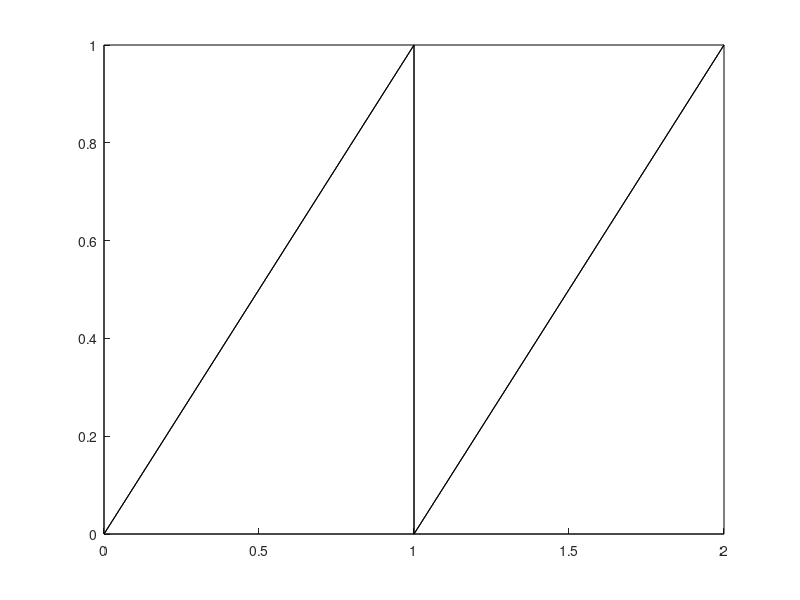

Here is the MATLAB script that generated this plot: (Note: this script raises an error after producing the figure.)
%test_refinement: refine given mesh along a circle with different
%                 mesh refinement strategies
%
%Remark:
%
%    This program is a supplement to the paper 
%    >> Adaptive Mesh Refinement in 2D - An Efficient Implementation in Matlab <<
%    by S. Funken, and A. Schmidt. The reader should 
%    consult that paper for more information.   
%
%Authors:
% 
%    S. Funken, A. Schmidt  21-08-18
clear all
format compact
clf

addpath ../refinement
%% Define initial mesh and circle
c = [0,0;1,0;1,1;0,1;2,0;2,1];
e3 = [3,1,2;1,3,4;2,6,3;6,2,5];
e4 = [1,2,3,4;2,5,6,3];

C = [0.8,0.7]; 
R = 0.5;
h = 1e-2; 

%% *** Do TrefineNVB
coordinates = c; elements3 = e3;
patch('Faces', elements3, 'Vertices', coordinates, 'Facecolor','none')
print -depsc2 'MeshEmptyT'

while 1
  mark3 = markCircle(coordinates,elements3,[],C,R,h);
  mark3 = find(mark3);
  [coordinates,elements3] = TrefineNVB(coordinates,elements3,mark3);
  if isempty(mark3)
    break
  end
end
patch('Faces', elements3, 'Vertices', coordinates, 'Facecolor','none')
print -depsc2 'MeshTrefineNVB'
pause


%% *** Do TrefineRGB
coordinates = c; elements3 = e3; 

while 1
  mark3 = markCircle(coordinates,elements3,[],C,R,h);
  mark3 = find(mark3);
  [coordinates,elements3] = TrefineRGB(coordinates,elements3,mark3);
  if isempty(mark3)
    break
  end
end
patch('Faces', elements3, 'Vertices', coordinates, 'Facecolor','none')
print -depsc2 'MeshTrefineRGB'
pause

%% *** Do TrefineRG
coordinates = c; elements3 = e3; 

while 1
  mark3 = markCircle(coordinates,elements3,[],C,R,h);
  mark3 = find(mark3);
  [coordinates,elements3] = TrefineRG(coordinates,elements3,mark3);
  if isempty(mark3)
    break
  end
end
patch('Faces', elements3, 'Vertices', coordinates, 'Facecolor','none')
print -depsc2 'MeshTrefineRG'
pause

%% *** Do TrefineR
coordinates = c; elements3 = e3; constrains = zeros(0,3);

while 1
  mark3 = markCircle(coordinates,elements3,[],C,R,h);
  mark3 = find(mark3);
   [coordinates,elements3,constrains] = ...
      TrefineR(coordinates,elements3,constrains,mark3);
   if isempty(mark3)
    break
  end
end
patch('Faces', elements3, 'Vertices', coordinates, 'Facecolor','none')
print -depsc2 'MeshTrefineR'
pause
 
%% *** Do QrefineR
coordinates = c; elements4 = e4; irregular = zeros(0,3);
patch('Faces', elements4, 'Vertices', coordinates, 'Facecolor','none')
print -depsc2 'MeshEmptyQ'
while 1
  [~,mark4] = markCircle(coordinates,[],elements4,C,R,h);
  mark4 = find(mark4);
  [coordinates,elements4,irregular] = QrefineR(coordinates,elements4,irregular,mark4);
  if isempty(mark4)
    break
  end
end
clf
patch('Faces', elements4, 'Vertices', coordinates, 'Facecolor','none')
print -depsc2 'MeshQrefineR'
pause

%% *** Do QrefineRB
coordinates = c; elements4 = e4;
while 1
  [~,mark4] = markCircle(coordinates,[],elements4,C,R,h);
  mark4 = find(mark4);
  [coordinates,elements4] = QrefineRB(coordinates,elements4,mark4);
  if isempty(mark4)
    break
  end
end
clf
patch('Faces', elements4, 'Vertices', coordinates, 'Facecolor','none')
print -depsc2 'MeshQrefineRGquad'
pause

%% *** Do QrefineR2
coordinates = c; elements4 = e4;irregular = zeros(0,4);
while 1
  [~,mark4] = markCircle(coordinates,[],elements4,C,R,h);
  mark4 = find(mark4);
  [coordinates,elements4,irregular] = QrefineR2(coordinates,elements4,irregular,mark4);
  if isempty(mark4)
    break
  end
end
clf
patch('Faces', elements4, 'Vertices', coordinates, 'Facecolor','none')
print -depsc2 'MeshQrefineR2'
pause

%% *** Do QrefineRG2
coordinates = c; elements4 = e4;

while 1
  [~,mark4] = markCircle(coordinates,[],elements4,C,R,h);
  mark4 = find(mark4)';
  %*** Refine mesh
  [coordinates,elements4,marked,irregular]...
      = recoarseedges(coordinates,elements4,mark4);
  [coordinates,elements4,irregular] ...
      = QrefineR2(coordinates,elements4,irregular,marked);
  [coordinates,elements4]...
      =regularizeedges(coordinates,elements4,irregular);

  clf
  if isempty(mark4)
    break
  end
end
clf
patch('Faces', elements4, 'Vertices', coordinates, 'Facecolor','none')
print -depsc2 'MeshQrefineRG2'
pause

%% *** Do QrefineRG
coordinates = c; elements3 = zeros(0,3); elements4 = e4;
while 1
  [mark3,mark4] = markCircle(coordinates,elements3,elements4,C,R,h);
  mark4 = find(mark4)';
  mark3 = find(mark3)';
  %*** Refine mesh
  [coordinates,elements4,marked,elements3]...
      =recoarseedges_tri(coordinates,elements3,elements4,mark3,mark4);
  
  [coordinates,elements4,irregular] ...
      = QrefineR(coordinates,elements4,elements3,marked);
  
  [coordinates,elements4,elements3]...
      =regularizeedges_tri(coordinates,elements4,irregular);

  clf
  if isempty(mark4)
    break
  end
end
clf
patch('Faces', elements4, 'Vertices', coordinates, 'Facecolor','none')
hold on;
patch('Faces', elements3, 'Vertices', coordinates, 'Facecolor','none')
print -depsc2 'MeshQrefineRGtri2'
